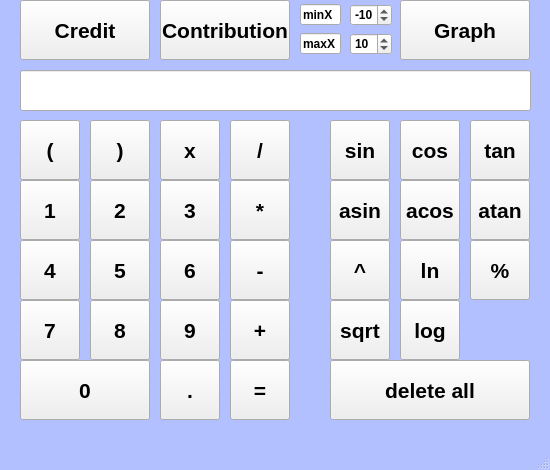
<?xml version="1.0" encoding="UTF-8"?>
<ui version="4.0">
 <class>MainWindow</class>
 <widget class="QMainWindow" name="MainWindow">
  <property name="geometry">
   <rect>
    <x>0</x>
    <y>0</y>
    <width>550</width>
    <height>470</height>
   </rect>
  </property>
  <property name="sizePolicy">
   <sizepolicy hsizetype="Fixed" vsizetype="Fixed">
    <horstretch>0</horstretch>
    <verstretch>0</verstretch>
   </sizepolicy>
  </property>
  <property name="minimumSize">
   <size>
    <width>550</width>
    <height>470</height>
   </size>
  </property>
  <property name="maximumSize">
   <size>
    <width>550</width>
    <height>470</height>
   </size>
  </property>
  <property name="windowTitle">
   <string>MainWindow</string>
  </property>
  <property name="styleSheet">
   <string notr="true">QMainWindow{
background-color: rgb(179, 192, 255);
border-radius: 10px;
}</string>
  </property>
  <widget class="QWidget" name="centralwidget">
   <widget class="QLineEdit" name="lineEdit">
    <property name="geometry">
     <rect>
      <x>20</x>
      <y>70</y>
      <width>511</width>
      <height>41</height>
     </rect>
    </property>
    <property name="font">
     <font>
      <pointsize>18</pointsize>
      <bold>true</bold>
     </font>
    </property>
    <property name="text">
     <string/>
    </property>
    <property name="maxLength">
     <number>255</number>
    </property>
    <property name="cursorPosition">
     <number>0</number>
    </property>
    <property name="alignment">
     <set>Qt::AlignRight|Qt::AlignTrailing|Qt::AlignVCenter</set>
    </property>
    <property name="readOnly">
     <bool>true</bool>
    </property>
   </widget>
   <widget class="QPushButton" name="pushButton_1">
    <property name="geometry">
     <rect>
      <x>20</x>
      <y>180</y>
      <width>60</width>
      <height>60</height>
     </rect>
    </property>
    <property name="sizePolicy">
     <sizepolicy hsizetype="Minimum" vsizetype="Maximum">
      <horstretch>0</horstretch>
      <verstretch>0</verstretch>
     </sizepolicy>
    </property>
    <property name="minimumSize">
     <size>
      <width>60</width>
      <height>60</height>
     </size>
    </property>
    <property name="maximumSize">
     <size>
      <width>60</width>
      <height>60</height>
     </size>
    </property>
    <property name="font">
     <font>
      <pointsize>16</pointsize>
      <bold>true</bold>
     </font>
    </property>
    <property name="autoFillBackground">
     <bool>false</bool>
    </property>
    <property name="text">
     <string>1</string>
    </property>
   </widget>
   <widget class="QPushButton" name="pushButton_2">
    <property name="geometry">
     <rect>
      <x>90</x>
      <y>180</y>
      <width>60</width>
      <height>60</height>
     </rect>
    </property>
    <property name="sizePolicy">
     <sizepolicy hsizetype="Minimum" vsizetype="Maximum">
      <horstretch>0</horstretch>
      <verstretch>0</verstretch>
     </sizepolicy>
    </property>
    <property name="minimumSize">
     <size>
      <width>60</width>
      <height>60</height>
     </size>
    </property>
    <property name="maximumSize">
     <size>
      <width>60</width>
      <height>60</height>
     </size>
    </property>
    <property name="font">
     <font>
      <pointsize>16</pointsize>
      <bold>true</bold>
     </font>
    </property>
    <property name="autoFillBackground">
     <bool>false</bool>
    </property>
    <property name="text">
     <string>2</string>
    </property>
   </widget>
   <widget class="QPushButton" name="pushButton_3">
    <property name="geometry">
     <rect>
      <x>160</x>
      <y>180</y>
      <width>60</width>
      <height>60</height>
     </rect>
    </property>
    <property name="sizePolicy">
     <sizepolicy hsizetype="Minimum" vsizetype="Maximum">
      <horstretch>0</horstretch>
      <verstretch>0</verstretch>
     </sizepolicy>
    </property>
    <property name="minimumSize">
     <size>
      <width>60</width>
      <height>60</height>
     </size>
    </property>
    <property name="maximumSize">
     <size>
      <width>60</width>
      <height>60</height>
     </size>
    </property>
    <property name="font">
     <font>
      <pointsize>16</pointsize>
      <bold>true</bold>
     </font>
    </property>
    <property name="autoFillBackground">
     <bool>false</bool>
    </property>
    <property name="text">
     <string>3</string>
    </property>
   </widget>
   <widget class="QPushButton" name="pushButton_mul">
    <property name="geometry">
     <rect>
      <x>230</x>
      <y>180</y>
      <width>60</width>
      <height>60</height>
     </rect>
    </property>
    <property name="sizePolicy">
     <sizepolicy hsizetype="Minimum" vsizetype="Maximum">
      <horstretch>0</horstretch>
      <verstretch>0</verstretch>
     </sizepolicy>
    </property>
    <property name="minimumSize">
     <size>
      <width>60</width>
      <height>60</height>
     </size>
    </property>
    <property name="maximumSize">
     <size>
      <width>60</width>
      <height>60</height>
     </size>
    </property>
    <property name="font">
     <font>
      <pointsize>16</pointsize>
      <bold>true</bold>
     </font>
    </property>
    <property name="text">
     <string>*</string>
    </property>
   </widget>
   <widget class="QPushButton" name="pushButton_4">
    <property name="geometry">
     <rect>
      <x>20</x>
      <y>240</y>
      <width>60</width>
      <height>60</height>
     </rect>
    </property>
    <property name="sizePolicy">
     <sizepolicy hsizetype="Minimum" vsizetype="Maximum">
      <horstretch>0</horstretch>
      <verstretch>0</verstretch>
     </sizepolicy>
    </property>
    <property name="minimumSize">
     <size>
      <width>60</width>
      <height>60</height>
     </size>
    </property>
    <property name="maximumSize">
     <size>
      <width>60</width>
      <height>60</height>
     </size>
    </property>
    <property name="font">
     <font>
      <pointsize>16</pointsize>
      <bold>true</bold>
     </font>
    </property>
    <property name="autoFillBackground">
     <bool>false</bool>
    </property>
    <property name="text">
     <string>4</string>
    </property>
   </widget>
   <widget class="QPushButton" name="pushButton_5">
    <property name="geometry">
     <rect>
      <x>90</x>
      <y>240</y>
      <width>60</width>
      <height>60</height>
     </rect>
    </property>
    <property name="sizePolicy">
     <sizepolicy hsizetype="Minimum" vsizetype="Maximum">
      <horstretch>0</horstretch>
      <verstretch>0</verstretch>
     </sizepolicy>
    </property>
    <property name="minimumSize">
     <size>
      <width>60</width>
      <height>60</height>
     </size>
    </property>
    <property name="maximumSize">
     <size>
      <width>60</width>
      <height>60</height>
     </size>
    </property>
    <property name="font">
     <font>
      <pointsize>16</pointsize>
      <bold>true</bold>
     </font>
    </property>
    <property name="autoFillBackground">
     <bool>false</bool>
    </property>
    <property name="text">
     <string>5</string>
    </property>
   </widget>
   <widget class="QPushButton" name="pushButton_6">
    <property name="geometry">
     <rect>
      <x>160</x>
      <y>240</y>
      <width>60</width>
      <height>60</height>
     </rect>
    </property>
    <property name="sizePolicy">
     <sizepolicy hsizetype="Minimum" vsizetype="Maximum">
      <horstretch>0</horstretch>
      <verstretch>0</verstretch>
     </sizepolicy>
    </property>
    <property name="minimumSize">
     <size>
      <width>60</width>
      <height>60</height>
     </size>
    </property>
    <property name="maximumSize">
     <size>
      <width>60</width>
      <height>60</height>
     </size>
    </property>
    <property name="font">
     <font>
      <pointsize>16</pointsize>
      <bold>true</bold>
     </font>
    </property>
    <property name="autoFillBackground">
     <bool>false</bool>
    </property>
    <property name="text">
     <string>6</string>
    </property>
   </widget>
   <widget class="QPushButton" name="pushButton_minus">
    <property name="geometry">
     <rect>
      <x>230</x>
      <y>240</y>
      <width>60</width>
      <height>60</height>
     </rect>
    </property>
    <property name="sizePolicy">
     <sizepolicy hsizetype="Minimum" vsizetype="Maximum">
      <horstretch>0</horstretch>
      <verstretch>0</verstretch>
     </sizepolicy>
    </property>
    <property name="minimumSize">
     <size>
      <width>60</width>
      <height>60</height>
     </size>
    </property>
    <property name="maximumSize">
     <size>
      <width>60</width>
      <height>60</height>
     </size>
    </property>
    <property name="font">
     <font>
      <pointsize>16</pointsize>
      <bold>true</bold>
     </font>
    </property>
    <property name="text">
     <string>-</string>
    </property>
   </widget>
   <widget class="QPushButton" name="pushButton_plus">
    <property name="geometry">
     <rect>
      <x>230</x>
      <y>300</y>
      <width>60</width>
      <height>60</height>
     </rect>
    </property>
    <property name="sizePolicy">
     <sizepolicy hsizetype="Minimum" vsizetype="Maximum">
      <horstretch>0</horstretch>
      <verstretch>0</verstretch>
     </sizepolicy>
    </property>
    <property name="minimumSize">
     <size>
      <width>60</width>
      <height>60</height>
     </size>
    </property>
    <property name="maximumSize">
     <size>
      <width>60</width>
      <height>60</height>
     </size>
    </property>
    <property name="font">
     <font>
      <pointsize>16</pointsize>
      <bold>true</bold>
     </font>
    </property>
    <property name="text">
     <string>+</string>
    </property>
   </widget>
   <widget class="QPushButton" name="pushButton_9">
    <property name="geometry">
     <rect>
      <x>160</x>
      <y>300</y>
      <width>60</width>
      <height>60</height>
     </rect>
    </property>
    <property name="sizePolicy">
     <sizepolicy hsizetype="Minimum" vsizetype="Maximum">
      <horstretch>0</horstretch>
      <verstretch>0</verstretch>
     </sizepolicy>
    </property>
    <property name="minimumSize">
     <size>
      <width>60</width>
      <height>60</height>
     </size>
    </property>
    <property name="maximumSize">
     <size>
      <width>60</width>
      <height>60</height>
     </size>
    </property>
    <property name="font">
     <font>
      <pointsize>16</pointsize>
      <bold>true</bold>
     </font>
    </property>
    <property name="autoFillBackground">
     <bool>false</bool>
    </property>
    <property name="text">
     <string>9</string>
    </property>
   </widget>
   <widget class="QPushButton" name="pushButton_8">
    <property name="geometry">
     <rect>
      <x>90</x>
      <y>300</y>
      <width>60</width>
      <height>60</height>
     </rect>
    </property>
    <property name="sizePolicy">
     <sizepolicy hsizetype="Minimum" vsizetype="Maximum">
      <horstretch>0</horstretch>
      <verstretch>0</verstretch>
     </sizepolicy>
    </property>
    <property name="minimumSize">
     <size>
      <width>60</width>
      <height>60</height>
     </size>
    </property>
    <property name="maximumSize">
     <size>
      <width>60</width>
      <height>60</height>
     </size>
    </property>
    <property name="font">
     <font>
      <pointsize>16</pointsize>
      <bold>true</bold>
     </font>
    </property>
    <property name="autoFillBackground">
     <bool>false</bool>
    </property>
    <property name="text">
     <string>8</string>
    </property>
   </widget>
   <widget class="QPushButton" name="pushButton_7">
    <property name="geometry">
     <rect>
      <x>20</x>
      <y>300</y>
      <width>60</width>
      <height>60</height>
     </rect>
    </property>
    <property name="sizePolicy">
     <sizepolicy hsizetype="Minimum" vsizetype="Maximum">
      <horstretch>0</horstretch>
      <verstretch>0</verstretch>
     </sizepolicy>
    </property>
    <property name="minimumSize">
     <size>
      <width>60</width>
      <height>60</height>
     </size>
    </property>
    <property name="maximumSize">
     <size>
      <width>60</width>
      <height>60</height>
     </size>
    </property>
    <property name="font">
     <font>
      <pointsize>16</pointsize>
      <bold>true</bold>
     </font>
    </property>
    <property name="autoFillBackground">
     <bool>false</bool>
    </property>
    <property name="text">
     <string>7</string>
    </property>
   </widget>
   <widget class="QPushButton" name="pushButton_0">
    <property name="geometry">
     <rect>
      <x>20</x>
      <y>360</y>
      <width>130</width>
      <height>60</height>
     </rect>
    </property>
    <property name="sizePolicy">
     <sizepolicy hsizetype="Minimum" vsizetype="Maximum">
      <horstretch>0</horstretch>
      <verstretch>0</verstretch>
     </sizepolicy>
    </property>
    <property name="minimumSize">
     <size>
      <width>130</width>
      <height>60</height>
     </size>
    </property>
    <property name="maximumSize">
     <size>
      <width>60</width>
      <height>60</height>
     </size>
    </property>
    <property name="font">
     <font>
      <pointsize>16</pointsize>
      <bold>true</bold>
     </font>
    </property>
    <property name="text">
     <string>0</string>
    </property>
   </widget>
   <widget class="QPushButton" name="pushButton_point">
    <property name="geometry">
     <rect>
      <x>160</x>
      <y>360</y>
      <width>60</width>
      <height>60</height>
     </rect>
    </property>
    <property name="sizePolicy">
     <sizepolicy hsizetype="Minimum" vsizetype="Maximum">
      <horstretch>0</horstretch>
      <verstretch>0</verstretch>
     </sizepolicy>
    </property>
    <property name="minimumSize">
     <size>
      <width>60</width>
      <height>60</height>
     </size>
    </property>
    <property name="maximumSize">
     <size>
      <width>60</width>
      <height>60</height>
     </size>
    </property>
    <property name="font">
     <font>
      <pointsize>16</pointsize>
      <bold>true</bold>
     </font>
    </property>
    <property name="text">
     <string>.</string>
    </property>
   </widget>
   <widget class="QPushButton" name="pushButton_equal">
    <property name="geometry">
     <rect>
      <x>230</x>
      <y>360</y>
      <width>60</width>
      <height>60</height>
     </rect>
    </property>
    <property name="sizePolicy">
     <sizepolicy hsizetype="Minimum" vsizetype="Maximum">
      <horstretch>0</horstretch>
      <verstretch>0</verstretch>
     </sizepolicy>
    </property>
    <property name="minimumSize">
     <size>
      <width>60</width>
      <height>60</height>
     </size>
    </property>
    <property name="maximumSize">
     <size>
      <width>60</width>
      <height>60</height>
     </size>
    </property>
    <property name="font">
     <font>
      <pointsize>16</pointsize>
      <bold>true</bold>
     </font>
    </property>
    <property name="text">
     <string>=</string>
    </property>
   </widget>
   <widget class="QPushButton" name="pushButton_sin">
    <property name="geometry">
     <rect>
      <x>330</x>
      <y>120</y>
      <width>60</width>
      <height>60</height>
     </rect>
    </property>
    <property name="sizePolicy">
     <sizepolicy hsizetype="Minimum" vsizetype="Maximum">
      <horstretch>0</horstretch>
      <verstretch>0</verstretch>
     </sizepolicy>
    </property>
    <property name="minimumSize">
     <size>
      <width>60</width>
      <height>60</height>
     </size>
    </property>
    <property name="maximumSize">
     <size>
      <width>60</width>
      <height>60</height>
     </size>
    </property>
    <property name="font">
     <font>
      <pointsize>16</pointsize>
      <bold>true</bold>
     </font>
    </property>
    <property name="text">
     <string>sin</string>
    </property>
   </widget>
   <widget class="QPushButton" name="pushButton_cos">
    <property name="geometry">
     <rect>
      <x>400</x>
      <y>120</y>
      <width>60</width>
      <height>60</height>
     </rect>
    </property>
    <property name="sizePolicy">
     <sizepolicy hsizetype="Minimum" vsizetype="Maximum">
      <horstretch>0</horstretch>
      <verstretch>0</verstretch>
     </sizepolicy>
    </property>
    <property name="minimumSize">
     <size>
      <width>60</width>
      <height>60</height>
     </size>
    </property>
    <property name="maximumSize">
     <size>
      <width>60</width>
      <height>60</height>
     </size>
    </property>
    <property name="font">
     <font>
      <pointsize>16</pointsize>
      <bold>true</bold>
     </font>
    </property>
    <property name="text">
     <string>cos</string>
    </property>
   </widget>
   <widget class="QPushButton" name="pushButton_acos">
    <property name="geometry">
     <rect>
      <x>400</x>
      <y>180</y>
      <width>60</width>
      <height>60</height>
     </rect>
    </property>
    <property name="sizePolicy">
     <sizepolicy hsizetype="Minimum" vsizetype="Maximum">
      <horstretch>0</horstretch>
      <verstretch>0</verstretch>
     </sizepolicy>
    </property>
    <property name="minimumSize">
     <size>
      <width>60</width>
      <height>60</height>
     </size>
    </property>
    <property name="maximumSize">
     <size>
      <width>60</width>
      <height>60</height>
     </size>
    </property>
    <property name="font">
     <font>
      <pointsize>16</pointsize>
      <bold>true</bold>
     </font>
    </property>
    <property name="text">
     <string>acos</string>
    </property>
   </widget>
   <widget class="QPushButton" name="pushButton_tan">
    <property name="geometry">
     <rect>
      <x>470</x>
      <y>120</y>
      <width>60</width>
      <height>60</height>
     </rect>
    </property>
    <property name="sizePolicy">
     <sizepolicy hsizetype="Minimum" vsizetype="Maximum">
      <horstretch>0</horstretch>
      <verstretch>0</verstretch>
     </sizepolicy>
    </property>
    <property name="minimumSize">
     <size>
      <width>60</width>
      <height>60</height>
     </size>
    </property>
    <property name="maximumSize">
     <size>
      <width>60</width>
      <height>60</height>
     </size>
    </property>
    <property name="font">
     <font>
      <pointsize>16</pointsize>
      <bold>true</bold>
     </font>
    </property>
    <property name="text">
     <string>tan</string>
    </property>
   </widget>
   <widget class="QPushButton" name="pushButton_asin">
    <property name="geometry">
     <rect>
      <x>330</x>
      <y>180</y>
      <width>60</width>
      <height>60</height>
     </rect>
    </property>
    <property name="sizePolicy">
     <sizepolicy hsizetype="Minimum" vsizetype="Maximum">
      <horstretch>0</horstretch>
      <verstretch>0</verstretch>
     </sizepolicy>
    </property>
    <property name="minimumSize">
     <size>
      <width>60</width>
      <height>60</height>
     </size>
    </property>
    <property name="maximumSize">
     <size>
      <width>60</width>
      <height>60</height>
     </size>
    </property>
    <property name="font">
     <font>
      <pointsize>16</pointsize>
      <bold>true</bold>
     </font>
    </property>
    <property name="text">
     <string>asin</string>
    </property>
   </widget>
   <widget class="QPushButton" name="pushButton_atan">
    <property name="geometry">
     <rect>
      <x>470</x>
      <y>180</y>
      <width>60</width>
      <height>60</height>
     </rect>
    </property>
    <property name="sizePolicy">
     <sizepolicy hsizetype="Minimum" vsizetype="Maximum">
      <horstretch>0</horstretch>
      <verstretch>0</verstretch>
     </sizepolicy>
    </property>
    <property name="minimumSize">
     <size>
      <width>60</width>
      <height>60</height>
     </size>
    </property>
    <property name="maximumSize">
     <size>
      <width>60</width>
      <height>60</height>
     </size>
    </property>
    <property name="font">
     <font>
      <pointsize>16</pointsize>
      <bold>true</bold>
     </font>
    </property>
    <property name="text">
     <string>atan</string>
    </property>
   </widget>
   <widget class="QPushButton" name="pushButton_right_bracket">
    <property name="geometry">
     <rect>
      <x>90</x>
      <y>120</y>
      <width>60</width>
      <height>60</height>
     </rect>
    </property>
    <property name="sizePolicy">
     <sizepolicy hsizetype="Minimum" vsizetype="Maximum">
      <horstretch>0</horstretch>
      <verstretch>0</verstretch>
     </sizepolicy>
    </property>
    <property name="minimumSize">
     <size>
      <width>60</width>
      <height>60</height>
     </size>
    </property>
    <property name="maximumSize">
     <size>
      <width>60</width>
      <height>60</height>
     </size>
    </property>
    <property name="font">
     <font>
      <pointsize>16</pointsize>
      <bold>true</bold>
     </font>
    </property>
    <property name="text">
     <string>)</string>
    </property>
   </widget>
   <widget class="QPushButton" name="pushButton_left_bracket">
    <property name="enabled">
     <bool>true</bool>
    </property>
    <property name="geometry">
     <rect>
      <x>20</x>
      <y>120</y>
      <width>60</width>
      <height>60</height>
     </rect>
    </property>
    <property name="sizePolicy">
     <sizepolicy hsizetype="Minimum" vsizetype="Maximum">
      <horstretch>0</horstretch>
      <verstretch>0</verstretch>
     </sizepolicy>
    </property>
    <property name="minimumSize">
     <size>
      <width>60</width>
      <height>60</height>
     </size>
    </property>
    <property name="maximumSize">
     <size>
      <width>60</width>
      <height>60</height>
     </size>
    </property>
    <property name="font">
     <font>
      <pointsize>16</pointsize>
      <bold>true</bold>
     </font>
    </property>
    <property name="styleSheet">
     <string notr="true"/>
    </property>
    <property name="text">
     <string>(</string>
    </property>
   </widget>
   <widget class="QPushButton" name="pushButton_ln">
    <property name="geometry">
     <rect>
      <x>400</x>
      <y>240</y>
      <width>60</width>
      <height>60</height>
     </rect>
    </property>
    <property name="sizePolicy">
     <sizepolicy hsizetype="Minimum" vsizetype="Maximum">
      <horstretch>0</horstretch>
      <verstretch>0</verstretch>
     </sizepolicy>
    </property>
    <property name="minimumSize">
     <size>
      <width>60</width>
      <height>60</height>
     </size>
    </property>
    <property name="maximumSize">
     <size>
      <width>60</width>
      <height>60</height>
     </size>
    </property>
    <property name="font">
     <font>
      <pointsize>16</pointsize>
      <bold>true</bold>
     </font>
    </property>
    <property name="text">
     <string>ln</string>
    </property>
   </widget>
   <widget class="QPushButton" name="pushButton_log">
    <property name="geometry">
     <rect>
      <x>400</x>
      <y>300</y>
      <width>60</width>
      <height>60</height>
     </rect>
    </property>
    <property name="sizePolicy">
     <sizepolicy hsizetype="Minimum" vsizetype="Maximum">
      <horstretch>0</horstretch>
      <verstretch>0</verstretch>
     </sizepolicy>
    </property>
    <property name="minimumSize">
     <size>
      <width>60</width>
      <height>60</height>
     </size>
    </property>
    <property name="maximumSize">
     <size>
      <width>60</width>
      <height>60</height>
     </size>
    </property>
    <property name="font">
     <font>
      <pointsize>16</pointsize>
      <bold>true</bold>
     </font>
    </property>
    <property name="text">
     <string>log</string>
    </property>
   </widget>
   <widget class="QPushButton" name="pushButton_sqrt">
    <property name="geometry">
     <rect>
      <x>330</x>
      <y>300</y>
      <width>60</width>
      <height>60</height>
     </rect>
    </property>
    <property name="sizePolicy">
     <sizepolicy hsizetype="Minimum" vsizetype="Maximum">
      <horstretch>0</horstretch>
      <verstretch>0</verstretch>
     </sizepolicy>
    </property>
    <property name="minimumSize">
     <size>
      <width>60</width>
      <height>60</height>
     </size>
    </property>
    <property name="maximumSize">
     <size>
      <width>60</width>
      <height>60</height>
     </size>
    </property>
    <property name="font">
     <font>
      <pointsize>16</pointsize>
      <bold>true</bold>
     </font>
    </property>
    <property name="text">
     <string>sqrt</string>
    </property>
   </widget>
   <widget class="QPushButton" name="pushButton_x">
    <property name="geometry">
     <rect>
      <x>160</x>
      <y>120</y>
      <width>60</width>
      <height>60</height>
     </rect>
    </property>
    <property name="sizePolicy">
     <sizepolicy hsizetype="Minimum" vsizetype="Maximum">
      <horstretch>0</horstretch>
      <verstretch>0</verstretch>
     </sizepolicy>
    </property>
    <property name="minimumSize">
     <size>
      <width>60</width>
      <height>60</height>
     </size>
    </property>
    <property name="maximumSize">
     <size>
      <width>60</width>
      <height>60</height>
     </size>
    </property>
    <property name="font">
     <font>
      <pointsize>16</pointsize>
      <bold>true</bold>
     </font>
    </property>
    <property name="text">
     <string>x</string>
    </property>
   </widget>
   <widget class="QPushButton" name="pushButton_div">
    <property name="geometry">
     <rect>
      <x>230</x>
      <y>120</y>
      <width>60</width>
      <height>60</height>
     </rect>
    </property>
    <property name="sizePolicy">
     <sizepolicy hsizetype="Minimum" vsizetype="Maximum">
      <horstretch>0</horstretch>
      <verstretch>0</verstretch>
     </sizepolicy>
    </property>
    <property name="minimumSize">
     <size>
      <width>60</width>
      <height>60</height>
     </size>
    </property>
    <property name="maximumSize">
     <size>
      <width>60</width>
      <height>60</height>
     </size>
    </property>
    <property name="font">
     <font>
      <pointsize>16</pointsize>
      <bold>true</bold>
     </font>
    </property>
    <property name="text">
     <string>/</string>
    </property>
   </widget>
   <widget class="QPushButton" name="pushButton_pow">
    <property name="geometry">
     <rect>
      <x>330</x>
      <y>240</y>
      <width>60</width>
      <height>60</height>
     </rect>
    </property>
    <property name="sizePolicy">
     <sizepolicy hsizetype="Minimum" vsizetype="Maximum">
      <horstretch>0</horstretch>
      <verstretch>0</verstretch>
     </sizepolicy>
    </property>
    <property name="minimumSize">
     <size>
      <width>60</width>
      <height>60</height>
     </size>
    </property>
    <property name="maximumSize">
     <size>
      <width>60</width>
      <height>60</height>
     </size>
    </property>
    <property name="font">
     <font>
      <pointsize>16</pointsize>
      <bold>true</bold>
     </font>
    </property>
    <property name="text">
     <string>^</string>
    </property>
   </widget>
   <widget class="QPushButton" name="pushButton_mod">
    <property name="geometry">
     <rect>
      <x>470</x>
      <y>240</y>
      <width>60</width>
      <height>60</height>
     </rect>
    </property>
    <property name="sizePolicy">
     <sizepolicy hsizetype="Minimum" vsizetype="Maximum">
      <horstretch>0</horstretch>
      <verstretch>0</verstretch>
     </sizepolicy>
    </property>
    <property name="minimumSize">
     <size>
      <width>60</width>
      <height>60</height>
     </size>
    </property>
    <property name="maximumSize">
     <size>
      <width>60</width>
      <height>60</height>
     </size>
    </property>
    <property name="font">
     <font>
      <pointsize>16</pointsize>
      <bold>true</bold>
     </font>
    </property>
    <property name="text">
     <string>%</string>
    </property>
   </widget>
   <widget class="QPushButton" name="pushButton_delete">
    <property name="geometry">
     <rect>
      <x>330</x>
      <y>360</y>
      <width>200</width>
      <height>60</height>
     </rect>
    </property>
    <property name="sizePolicy">
     <sizepolicy hsizetype="Minimum" vsizetype="Maximum">
      <horstretch>0</horstretch>
      <verstretch>0</verstretch>
     </sizepolicy>
    </property>
    <property name="minimumSize">
     <size>
      <width>200</width>
      <height>60</height>
     </size>
    </property>
    <property name="maximumSize">
     <size>
      <width>60</width>
      <height>60</height>
     </size>
    </property>
    <property name="font">
     <font>
      <pointsize>16</pointsize>
      <bold>true</bold>
     </font>
    </property>
    <property name="text">
     <string>delete all</string>
    </property>
   </widget>
   <widget class="QPushButton" name="pushButton_graph">
    <property name="geometry">
     <rect>
      <x>400</x>
      <y>0</y>
      <width>130</width>
      <height>60</height>
     </rect>
    </property>
    <property name="sizePolicy">
     <sizepolicy hsizetype="Minimum" vsizetype="Maximum">
      <horstretch>0</horstretch>
      <verstretch>0</verstretch>
     </sizepolicy>
    </property>
    <property name="minimumSize">
     <size>
      <width>130</width>
      <height>60</height>
     </size>
    </property>
    <property name="maximumSize">
     <size>
      <width>130</width>
      <height>60</height>
     </size>
    </property>
    <property name="font">
     <font>
      <pointsize>16</pointsize>
      <bold>true</bold>
     </font>
    </property>
    <property name="text">
     <string>Graph</string>
    </property>
   </widget>
   <widget class="QPushButton" name="pushButton_credit">
    <property name="geometry">
     <rect>
      <x>20</x>
      <y>0</y>
      <width>130</width>
      <height>60</height>
     </rect>
    </property>
    <property name="sizePolicy">
     <sizepolicy hsizetype="Minimum" vsizetype="Maximum">
      <horstretch>0</horstretch>
      <verstretch>0</verstretch>
     </sizepolicy>
    </property>
    <property name="minimumSize">
     <size>
      <width>130</width>
      <height>60</height>
     </size>
    </property>
    <property name="maximumSize">
     <size>
      <width>130</width>
      <height>60</height>
     </size>
    </property>
    <property name="font">
     <font>
      <pointsize>16</pointsize>
      <bold>true</bold>
     </font>
    </property>
    <property name="text">
     <string>Credit</string>
    </property>
   </widget>
   <widget class="QPushButton" name="pushButton_contribution">
    <property name="geometry">
     <rect>
      <x>160</x>
      <y>0</y>
      <width>130</width>
      <height>60</height>
     </rect>
    </property>
    <property name="sizePolicy">
     <sizepolicy hsizetype="Minimum" vsizetype="Maximum">
      <horstretch>0</horstretch>
      <verstretch>0</verstretch>
     </sizepolicy>
    </property>
    <property name="minimumSize">
     <size>
      <width>130</width>
      <height>60</height>
     </size>
    </property>
    <property name="maximumSize">
     <size>
      <width>130</width>
      <height>60</height>
     </size>
    </property>
    <property name="font">
     <font>
      <pointsize>16</pointsize>
      <bold>true</bold>
     </font>
    </property>
    <property name="text">
     <string>Contribution</string>
    </property>
   </widget>
   <widget class="QSpinBox" name="spinBox_1">
    <property name="geometry">
     <rect>
      <x>350</x>
      <y>4</y>
      <width>42</width>
      <height>22</height>
     </rect>
    </property>
    <property name="font">
     <font>
      <bold>true</bold>
     </font>
    </property>
    <property name="minimum">
     <number>-1000</number>
    </property>
    <property name="maximum">
     <number>1000</number>
    </property>
    <property name="value">
     <number>-10</number>
    </property>
   </widget>
   <widget class="QSpinBox" name="spinBox_2">
    <property name="geometry">
     <rect>
      <x>350</x>
      <y>33</y>
      <width>42</width>
      <height>22</height>
     </rect>
    </property>
    <property name="font">
     <font>
      <bold>true</bold>
     </font>
    </property>
    <property name="minimum">
     <number>-1000</number>
    </property>
    <property name="maximum">
     <number>1000</number>
    </property>
    <property name="value">
     <number>10</number>
    </property>
   </widget>
   <widget class="QLineEdit" name="lineEdit_2">
    <property name="geometry">
     <rect>
      <x>300</x>
      <y>4</y>
      <width>41</width>
      <height>21</height>
     </rect>
    </property>
    <property name="font">
     <font>
      <bold>true</bold>
     </font>
    </property>
    <property name="text">
     <string>minX</string>
    </property>
    <property name="readOnly">
     <bool>true</bool>
    </property>
   </widget>
   <widget class="QLineEdit" name="lineEdit_3">
    <property name="geometry">
     <rect>
      <x>300</x>
      <y>33</y>
      <width>41</width>
      <height>21</height>
     </rect>
    </property>
    <property name="font">
     <font>
      <bold>true</bold>
     </font>
    </property>
    <property name="text">
     <string>maxX</string>
    </property>
    <property name="readOnly">
     <bool>true</bool>
    </property>
   </widget>
  </widget>
  <widget class="QMenuBar" name="menubar">
   <property name="geometry">
    <rect>
     <x>0</x>
     <y>0</y>
     <width>550</width>
     <height>24</height>
    </rect>
   </property>
  </widget>
  <widget class="QStatusBar" name="statusbar"/>
 </widget>
 <resources/>
 <connections/>
</ui>
